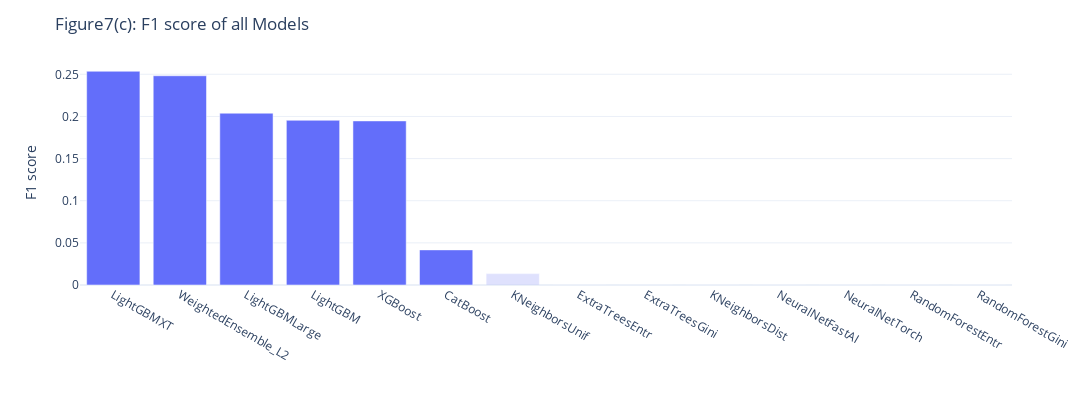

Write notebook code for a chart like this one.
### Markdown cell above
#### F1 score

### Code cell
figs['실험1모델비교F1'].layout['title']['text']='Figure7(c): F1 score of all Models'
figs['실험1모델비교F1'].layout['width']=1200
figs['실험1모델비교F1'].layout['height']=400
figs['실험1모델비교F1']

### Figure 1 — Plotly figure (JSON) as saved in the notebook; plotly's stock layout.template omitted (floating-point values rounded to 4 significant figures)
{"data": [{"alignmentgroup": "True", "hovertemplate": "Top6=True<br>Method=%{x}<br>Value=%{y}<extra></extra>", "legendgroup": "True", "marker": {"color": "#636efa", "opacity": 1, "pattern": {"shape": ""}}, "name": "True", "offsetgroup": "True", "orientation": "v", "showlegend": false, "textposition": "auto", "type": "bar", "x": ["LightGBMXT", "WeightedEnsemble_L2", "LightGBMLarge", "LightGBM", "XGBoost", "CatBoost"], "xaxis": "x", "y": [0.2536, 0.2483, 0.2038, 0.1954, 0.1947, 0.04167], "yaxis": "y"}, {"alignmentgroup": "True", "hovertemplate": "Top6=False<br>Method=%{x}<br>Value=%{y}<extra></extra>", "legendgroup": "False", "marker": {"color": "#636efa", "opacity": 0.2, "pattern": {"shape": ""}}, "name": "False", "offsetgroup": "False", "orientation": "v", "showlegend": false, "textposition": "auto", "type": "bar", "x": ["KNeighborsUnif", "ExtraTreesEntr", "ExtraTreesGini", "KNeighborsDist", "NeuralNetFastAI", "NeuralNetTorch", "RandomForestEntr", "RandomForestGini"], "xaxis": "x", "y": [0.01351, 0, 0, 0, 0, 0, 0, 0], "yaxis": "y"}], "layout": {"barmode": "relative", "height": 400, "legend": {"title": {"text": "Top6"}, "tracegroupgap": 0}, "margin": {"t": 60}, "title": {"text": "Figure7(c): F1 score of all Models"}, "width": 1200, "xaxis": {"anchor": "y", "autorange": true, "domain": [0, 1], "range": [-0.5, 13.5], "title": {"text": ""}, "type": "category"}, "yaxis": {"anchor": "x", "autorange": true, "domain": [0, 1], "range": [0, 0.267], "title": {"text": "F1 score"}, "type": "linear"}}}
